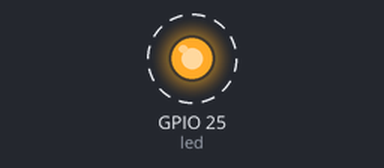
Simulated run of this program. Board: Raspberry Pi (BCM pin numbers). Shown: output pins drawn as LEDs (lit = HIGH). Dashed ring = blinking.

Above: at 0.5 s.
Timing chart, 0 to 4.6 s (numbered marks = the images above):
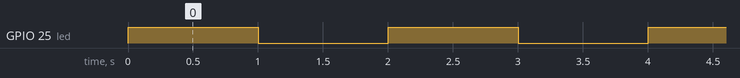

The program:

blinking_LED.py
```python
"""
* Started off by connecting the anode to GPIO 25
* Connected the cathode to the ground GPIO
"""

from gpiozero import LED
from time import sleep

led = LED(25)

# Alternate between ON and OFF states every one second
while True:
    led.on()
    sleep(1)
    led.off()
    sleep(1)
```

Measured:
- by itself, GPIO 25 (led): alternates HIGH for 1.0 s and LOW for 1.0 s
